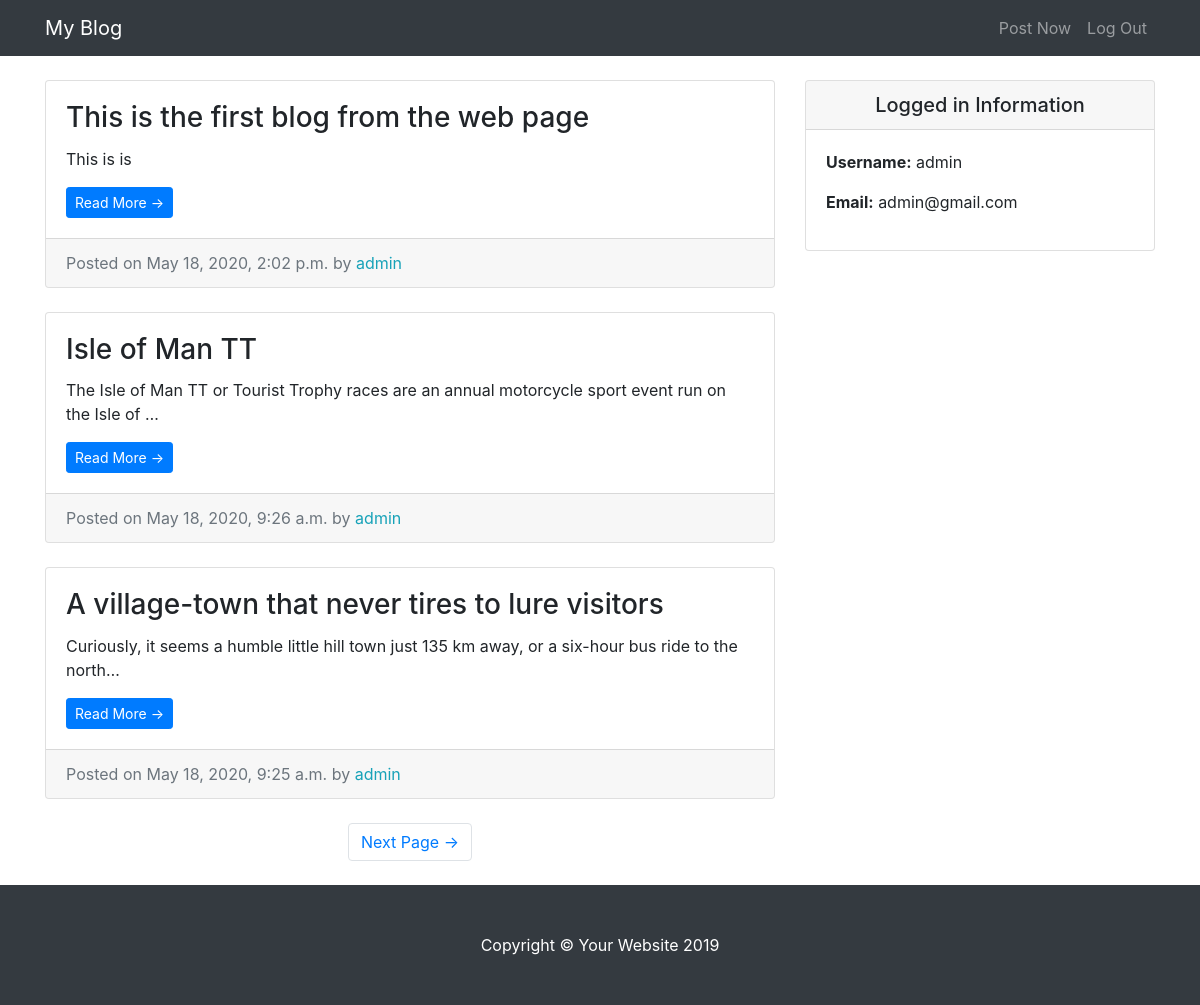
The app's page / (signed in) with its own data.
### blogs/models.py (models this page shows, shortened)
class Blog(models.Model):
    title = models.CharField(max_length=255)
    text = models.TextField()
    date = models.DateTimeField(auto_now_add=True)
    author = models.ForeignKey(User, on_delete=models.CASCADE)

### blogs/views.py (the view)
# urls.py: path('', HomeView.as_view(), name='blog-home'),
class HomeView(LoginRequiredMixin, ListView):
    model = Blog
    template_name = 'blogs/index.html'
    context_object_name = 'blog_entries'
    ordering = ['-date']
    paginate_by = 3

### blogs/templates/blogs/index.html (shortened to what this page needs)
{% extends 'blogs/base.html' %} {% block content %}
<div class="col-md-8">
  {% for blog in blog_entries %}
  <div class="card mb-4 mt-4">
    <div class="card-body">
      <h3 class="card-title">{{blog.title}}</h3>
      <p class="card-text">{{blog.text | truncatechars:100 }}</p>
      <a href="{% url 'detail' blog.pk %}" class="btn btn-primary btn-sm"
        >Read More &rarr;</a
      >
    </div>
    <div class="card-footer text-muted">
      Posted on {{blog.date}} by
      <span class="text-info mr-2">{{blog.author}}</span>
    </div>
  </div>
  {% endfor %} {% if is_paginated %}
  <ul class="pagination justify-content-center mb-4">
     {% if page_obj.has_next %}
    <li class="page-item">
      <a class="page-link" href="?page={{ page_obj.next_page_number }}"
        >Next Page &rarr;</a
      >
    </li>
    {% endif %}
  </ul>
  {% endif %}
</div>
{% endblock %}

### blogs/templates/blogs/base.html (shortened to what this page needs)
{% load static %}
<!DOCTYPE html>
<html lang="en">
  <head>
    <link
      href="{% static 'blogs/vendor/bootstrap/css/bootstrap.min.css' %}"
      rel="stylesheet"
    />
    <link href="{% static 'blogs/css/blog-home.css' %}" rel="stylesheet" />
  </head>
  <body>
    <nav class="navbar navbar-expand-lg navbar-dark bg-dark fixed-top">
      <div class="container">
        <a class="navbar-brand" href="{% url 'blog-home' %}">My Blog</a>
        <div class="collapse navbar-collapse" id="navbarResponsive">
          <ul class="navbar-nav ml-auto">
            <li class="nav-item">
              <a class="nav-link" href="{% url 'create_blog' %}">Post Now</a>
            </li>
            <li class="nav-item">
              <a class="nav-link" href="{% url 'logout' %}">Log Out</a>
            </li>
          </ul>
        </div>
      </div>
    </nav>
    <div class="container">
      <div class="row">
        {% block content %} {% endblock %}
        <div class="col-md-4">
          <div class="card my-4">
            <h5 class="card-header text-center">Logged in Information</h5>
            <div class="card-body">
              <ul class="list-unstyled mb-0">
                <li>
                  <p><strong>Username:</strong> {{user.username}}</p>
                </li>
                <li>
                  <p><strong>Email:</strong> {{user.email}}</p>
                </li>
              </ul>
            </div>
          </div>
        </div>
      </div>
    </div>
    <footer class="py-5 bg-dark">
      <div class="container">
        <p class="m-0 text-center text-white">
          Copyright &copy; Your Website 2019
        </p>
      </div>
    </footer>
  </body>
</html>

### blogs/static/blogs/css/blog-home.css (style rules this page uses)
body { padding-top: 56px; }

### records on screen
Blog: title "This is the first blog from the web page", text "This is is", date "May 18, 2020, 2:02 p.m.", author "admin"
Blog: title "Isle of Man TT", text "The Isle of Man TT or Tourist Trophy races are an annual motorcycle sport event run on the Isle of …", date "May 18, 2020, 9:26 a.m.", author "admin"
Blog: title "A village-town that never tires to lure visitors", text "Curiously, it seems a humble little hill town just 135 km away, or a six-hour bus ride to the north…", date "May 18, 2020, 9:25 a.m.", author "admin"

### other values on screen
{{ user.username }} "admin"
{{ user.email }} "admin@gmail.com"
